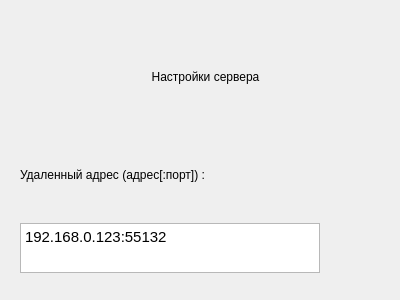
<?xml version="1.0" encoding="UTF-8"?>
<ui version="4.0">
 <class>Form</class>
 <widget class="QWidget" name="Form">
  <property name="geometry">
   <rect>
    <x>0</x>
    <y>0</y>
    <width>400</width>
    <height>300</height>
   </rect>
  </property>
  <property name="windowTitle">
   <string>Form</string>
  </property>
  <widget class="QWidget" name="verticalLayoutWidget">
   <property name="geometry">
    <rect>
     <x>20</x>
     <y>10</y>
     <width>371</width>
     <height>281</height>
    </rect>
   </property>
   <layout class="QVBoxLayout" name="verticalLayout">
    <item>
     <widget class="QLabel" name="label_3">
      <property name="enabled">
       <bool>true</bool>
      </property>
      <property name="minimumSize">
       <size>
        <width>369</width>
        <height>50</height>
       </size>
      </property>
      <property name="maximumSize">
       <size>
        <width>16777215</width>
        <height>100</height>
       </size>
      </property>
      <property name="text">
       <string>Настройки сервера</string>
      </property>
      <property name="scaledContents">
       <bool>false</bool>
      </property>
      <property name="alignment">
       <set>Qt::AlignCenter</set>
      </property>
      <property name="wordWrap">
       <bool>true</bool>
      </property>
     </widget>
    </item>
    <item>
     <widget class="QLabel" name="label_2">
      <property name="maximumSize">
       <size>
        <width>300</width>
        <height>50</height>
       </size>
      </property>
      <property name="text">
       <string>Удаленный адрес (адрес[:порт]) :</string>
      </property>
     </widget>
    </item>
    <item>
     <widget class="QTextEdit" name="textEdit">
      <property name="maximumSize">
       <size>
        <width>300</width>
        <height>50</height>
       </size>
      </property>
      <property name="contextMenuPolicy">
       <enum>Qt::DefaultContextMenu</enum>
      </property>
      <property name="tabChangesFocus">
       <bool>false</bool>
      </property>
      <property name="html">
       <string>&lt;!DOCTYPE HTML PUBLIC &quot;-//W3C//DTD HTML 4.0//EN&quot; &quot;http://www.w3.org/TR/REC-html40/strict.dtd&quot;&gt;
&lt;html&gt;&lt;head&gt;&lt;meta name=&quot;qrichtext&quot; content=&quot;1&quot; /&gt;&lt;style type=&quot;text/css&quot;&gt;
p, li { white-space: pre-wrap; }
&lt;/style&gt;&lt;/head&gt;&lt;body style=&quot; font-family:'Ubuntu'; font-size:11pt; font-weight:400; font-style:normal;&quot;&gt;
&lt;p style=&quot; margin-top:0px; margin-bottom:0px; margin-left:0px; margin-right:0px; -qt-block-indent:0; text-indent:0px;&quot;&gt;192.168.0.123:55132&lt;/p&gt;&lt;/body&gt;&lt;/html&gt;</string>
      </property>
     </widget>
    </item>
   </layout>
  </widget>
 </widget>
 <resources/>
 <connections/>
</ui>
